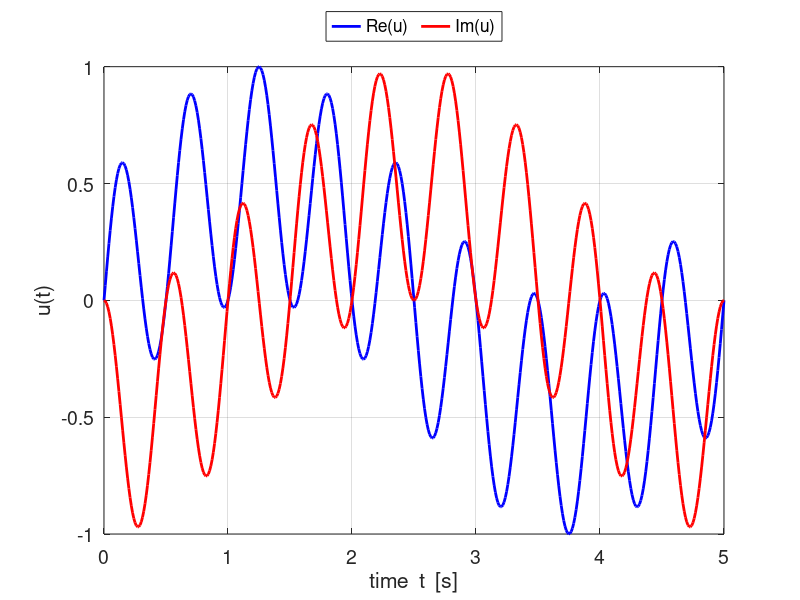
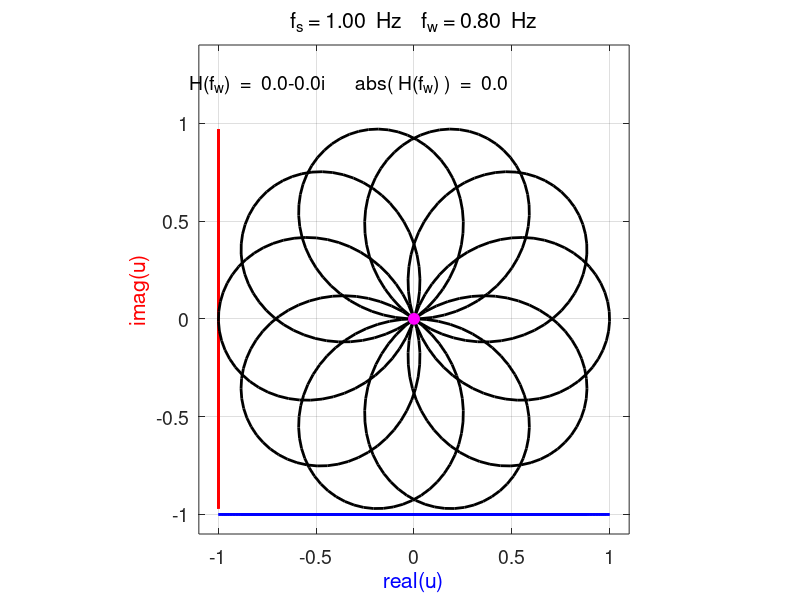
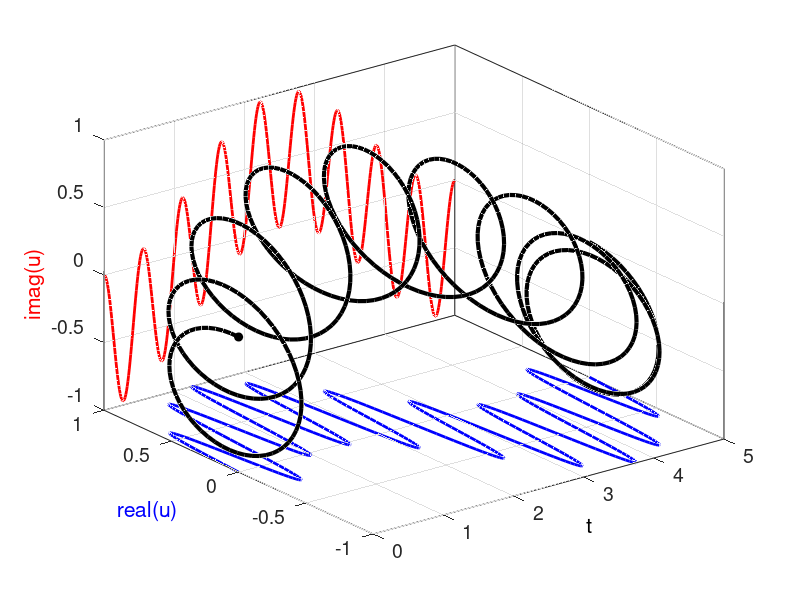

Reproduce these figures in MATLAB, in order.
% mathComplex4A.m

% A Visual Approach to the Fourier Transform
%   but what is a Fourier Transform?

% DOING PHYSICS WITH MATLAB 
%    https://d-arora.github.io/Doing-Physics-With-Matlab/
% Documentation
%    http://www.physics.usyd.edu.au/teach_res/mp/doc/mathComplex4.htm

% This script was inspiration from the youtube video �But what is the Fourier Transform?
%   A visual Introduction� by 3Blue1Brown
%   https://www.youtube.com/watch?v=spUNpyF58BY
%   Matlab programs were developed to create similar figures
%   and to connect the ideas presented in the video.

% For different simulation you may need to make small chnages to the
% script.

% Matlab Version 2018a / 180917

% Ian Cooper
% email: ian.cooper@sydney.edu.au
% School of Physics, University of Sydney

% John A Sims 
% email: john.sims@ufabc.edu.br
% Biomedical Engineering Department
% Federal University of ABC   Sao Bernardo Campus Brasil

clear
close all
clc


% INPUT SECTION =======================================================

% Winding frequency  [1 Hz]
fw = 0.8;
% Simulation time    [1/fw 2/fw 3/fw .....]
tMax = 4/fw;
% Number of calculation  [5000]
N = 500;
% Signal period  [1]
Ts = 1;
% Default amplitudes  [1]
A = 1; R = A;


% CALCULATION SECTION =================================================
   fs = 1/Ts;
   w = 2*pi*fs;
   t = linspace(0,tMax,N);

% COMPLEX FUNCTIONS 

% Enter Signal function h(t) *******************************************

  h = R.*sin(2*pi*fs*t);
%  h = R.*sin(2*pi*fs*t) + 0.5;
%   h = 1.0.*sin(2*pi*fs*t) + 0.5.*sin(2*pi*2*fs*t) + 0.25.*sin(2*pi*3*fs*t);
%  h = ( 0.8.*sin(2*pi*fs*t) + 0.3.*sin(2*pi*3*fs*t) );
% ***********************************************************************

% Complex exponetial function r(t)
   r = exp(-1i*2*pi*fw*t);
% Complex function s(t)
   u = h .* r;

% spectal component
   H = sum(u);

% GRAPHICS SECTION ====================================================
  
 L = max(abs(u));    % Limits for plots
 
figure(1)   % Re & Im vs t 
  pos = [0.05 0.05 0.30 0.2];
  set(gcf,'Units','normalized');
  set(gcf,'Position',pos);
  set(gcf,'color','w');
  
  xP = t; yP = real(u);
  plot(xP,yP,'b','linewidth',2)
  
  hold on
  
  xP = t; yP = imag(u);
  plot(xP,yP,'r','linewidth',2)
  
 % ylim([-1.1 1.1])
  legend('Re(u)','Im(u)','location','northoutside','orientation','horizontal')
  grid on
  box on
  set(gca,'fontsize',14)
  xlabel('time  t  [s]') 
  ylabel('u(t)')


figure(2)   % phase plot
  pos = [0.05 0.35 0.30 0.35];
  set(gcf,'Units','normalized');
  set(gcf,'Position',pos);
  set(gcf,'color','w');
  
  
  xP = real(u); yP = -1.*ones(1,numel(u));
    plot(xP,yP,'b','linewidth',2)
  hold on
  yP = imag(u); xP = -1.*ones(1,numel(u));
    plot(xP,yP,'r','linewidth',2)
  xP = real(u); yP = imag(u);  
    plot(xP,yP,'k','linewidth',2)
  xP = real(mean(u)); yP = imag(mean(u));
    Hplot = plot(xP,yP,'o');
    set(Hplot,'markersize',8,'markerfacecolor',[1 0 1],'markeredgecolor',[1 0 1])
  
  xlim([-1.1*L 1.1*L])
  ylim([-1.1*L 1.4*L])
 % set(gca,'xtick',-L:0.5:L)
 % set(gca,'ytick',-L:0.5:L)
  grid on
  box on
  set(gca,'fontsize',14)
  xlabel('real(u)','color','b') 
  ylabel('imag(u)','color','r') 
  axis equal 
  
  tm1 = 'f_s = ';       tm2 = num2str(fs, '%2.2f'); tm3 = '  Hz';
  tm4 = '    f_w = ';  tm5 = num2str(fw,'%2.2f');
  tm6 = '  Hz';
  tm = [tm1 tm2 tm3 tm4 tm5 tm6];
  title(tm,'fontweight','normal')
  
  tm1 = '  H(f_w)  =  ';
  tm2 = num2str(H,'%3.1f');
 % tm = [tm1 tm2];
 % text(-L, 1.25*L, tm,'fontsize',14)
  tm3 = '      abs( H(f_w) )  =  ';
  tm4 = num2str(abs(H),'%3.1f');
  tm = [tm1 tm2 tm3 tm4];
  text(-1.2*L, 1.2*L, tm,'fontsize',14)
 
  
figure(3)   %  [3D] view of complex function 
  pos = [0.6 0.4 0.3 0.3];
  set(gcf,'Units','normalized');
  set(gcf,'Position',pos);
  set(gcf,'color','w');
 
   xP = t; yP = real(u); zP = imag(u); 
   plot3(xP,yP,zP,'k','linewidth',3);   
  
  hold on
  xP = t; yP = real(u); zP = -R.*ones(1,length(t)); 
  %zP = zeros(1,length(t));        % set off-set to zero
  plot3(xP,yP,zP,'b','linewidth',2);
  
  xP = t; zP = imag(u); yP = R.*ones(1,length(t)); 
  %yP = zeros(1,length(t));        % set off-set to zero
  plot3(xP,yP,zP,'r','linewidth',2);
  
  xP = t(1); zP = imag(u(1)); yP = real(u(1)); 
  Hplot = plot3(xP,yP,zP,'ko');
  set(Hplot,'markersize',6,'markerfacecolor',[0 0 0],'markeredgecolor',[0 0 0])
  
  xlabel('t','color','k','fontsize',16)
  ylabel('real(u)','color','b','fontsize',16)
  zlabel('imag(u)       ','color','r','fontsize',16,'Rotation',90)

%  zlim([-1.1*L 1.1*L])
%  ylim([-1.1*L 1.1*L])
  set(gca,'xtick',0:1:max(t))
  set(gca,'ytick',-1:0.5:1)
  set(gca,'ztick',-1:0.5:1)
  box on
  grid on
  set(gca,'fontsize',14)
